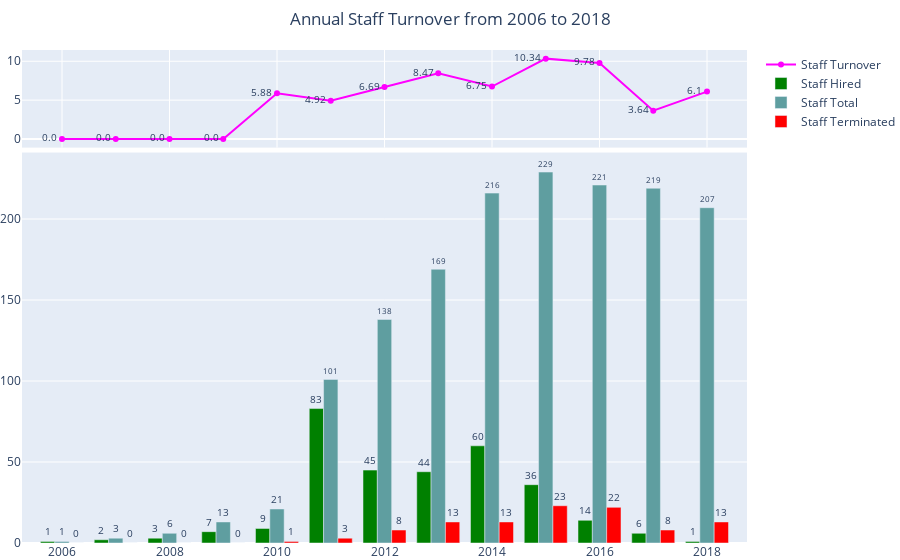

Notebook source saved alongside this figure:
### Code cell
x = df['YearofHire'].sort_values().unique()

fig = make_subplots(rows=2, cols=1, row_heights=[0.2, 0.8], 
                    vertical_spacing=0.01, shared_xaxes=True)

fig.add_trace(go.Scatter(name="Staff Turnover", 
                         x=x, y=turnover_list, mode="lines+markers+text",
                         text=turnover_list, textposition="middle left", 
                         marker_color='magenta'), 
             1, 1)

fig.add_trace(go.Bar(name="Staff Hired", 
                     x=x, 
                     y=hired_list,
                     text=hired_list,
                     textposition='outside',
                     marker_color='green'),  
             2, 1)

fig.add_trace(go.Bar(name="Staff Total", 
                     x=x, 
                     y=total_list,
                     text=total_list,
                     textposition='outside',
                     marker_color='cadetblue'),  
             2, 1)

fig.add_trace(go.Bar(name="Staff Terminated", 
                     x=x, 
                     y=left_list,
                     text=left_list,
                     textposition='outside',
                     marker_color='red'),  
             2, 1)

fig.update_traces(textfont_size=10)

fig.update_layout(title='Annual Staff Turnover from 2006 to 2018',
                  title_x=0.5, margin=dict(t=50, l=0, r=0, b=0))

fig

### Figure 1 — Plotly figure (JSON) as saved in the notebook; plotly's stock layout.template omitted (floating-point values rounded to 4 significant figures)
{"data": [{"marker": {"color": "magenta"}, "mode": "lines+markers+text", "name": "Staff Turnover", "text": ["0.0", "0.0", "0.0", "0.0", "5.88", "4.92", "6.69", "8.47", "6.75", "10.34", "9.78", "3.64", "6.1"], "textfont": {"size": 10}, "textposition": "middle left", "type": "scatter", "x": [2006, 2007, 2008, 2009, 2010, 2011, 2012, 2013, 2014, 2015, 2016, 2017, 2018], "xaxis": "x", "y": [0, 0, 0, 0, 5.88, 4.92, 6.69, 8.47, 6.75, 10.34, 9.78, 3.64, 6.1], "yaxis": "y"}, {"marker": {"color": "green"}, "name": "Staff Hired", "text": ["1", "2", "3", "7", "9", "83", "45", "44", "60", "36", "14", "6", "1"], "textfont": {"size": 10}, "textposition": "outside", "type": "bar", "x": [2006, 2007, 2008, 2009, 2010, 2011, 2012, 2013, 2014, 2015, 2016, 2017, 2018], "xaxis": "x2", "y": [1, 2, 3, 7, 9, 83, 45, 44, 60, 36, 14, 6, 1], "yaxis": "y2"}, {"marker": {"color": "cadetblue"}, "name": "Staff Total", "text": ["1", "3", "6", "13", "21", "101", "138", "169", "216", "229", "221", "219", "207"], "textfont": {"size": 10}, "textposition": "outside", "type": "bar", "x": [2006, 2007, 2008, 2009, 2010, 2011, 2012, 2013, 2014, 2015, 2016, 2017, 2018], "xaxis": "x2", "y": [1, 3, 6, 13, 21, 101, 138, 169, 216, 229, 221, 219, 207], "yaxis": "y2"}, {"marker": {"color": "red"}, "name": "Staff Terminated", "text": ["0", "0", "0", "0", "1", "3", "8", "13", "13", "23", "22", "8", "13"], "textfont": {"size": 10}, "textposition": "outside", "type": "bar", "x": [2006, 2007, 2008, 2009, 2010, 2011, 2012, 2013, 2014, 2015, 2016, 2017, 2018], "xaxis": "x2", "y": [0, 0, 0, 0, 1, 3, 8, 13, 13, 23, 22, 8, 13], "yaxis": "y2"}], "layout": {"margin": {"b": 0, "l": 0, "r": 0, "t": 50}, "title": {"text": "Annual Staff Turnover from 2006 to 2018", "x": 0.5}, "xaxis": {"anchor": "y", "domain": [0, 1], "matches": "x2", "showticklabels": false}, "xaxis2": {"anchor": "y2", "domain": [0, 1]}, "yaxis": {"anchor": "x", "domain": [0.802, 1]}, "yaxis2": {"anchor": "x2", "domain": [0, 0.792]}}}
